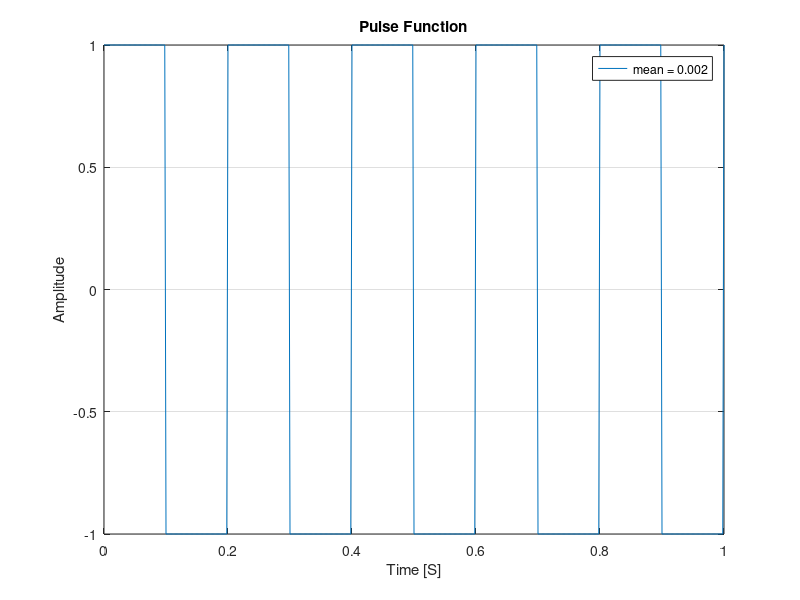

The MATLAB script that drew this image:
fs=5;
t=0:(1/(fs*100)):1; 
A=1; 
OffSet=0;
x = A*square(t*2*pi*fs) + OffSet; 
m=mean(x); 
SD_Teor=(2*A)/(2*sqrt(2)) % Theoretical stanard deviation
SD_Real = std(x) % Real stanard deviation
plot(t,x);
grid;
title('Pulse Function');
xlabel('Time [S]');
ylabel('Amplitude');
legend(sprintf('mean = %.3f', m));